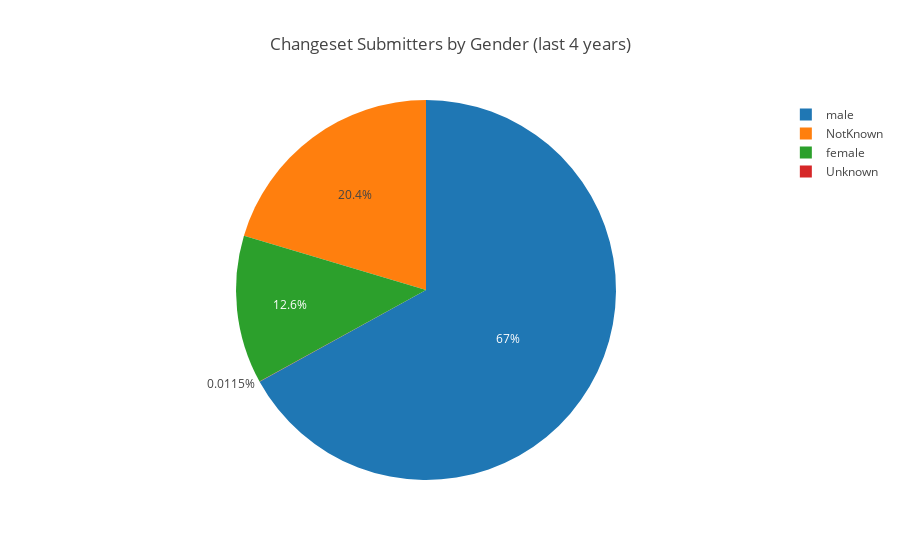

Source (notebook cell):
### Markdown cell above
### Aggregated number of submitters

### Code cell
pie_chart_labels, pie_chart_values, pie_chart_count = query_total_piechart(INDEX, METRIC_NAME, METRIC_FIELD, [filter_date_4y,
                                                                                             filter_changeset_submission])
draw_piechart(pie_chart_labels, pie_chart_values, 'Changeset Submitters by Gender (last 4 years)')

### Figure 1 — Plotly figure (JSON) as saved in the notebook; plotly's stock layout.template omitted (floating-point values rounded to 4 significant figures)
{"data": [{"labels": ["male", "NotKnown", "female", "Unknown"], "type": "pie", "values": [5816, 1770, 1096, 1]}], "layout": {"title": "Changeset Submitters by Gender (last 4 years)"}}
